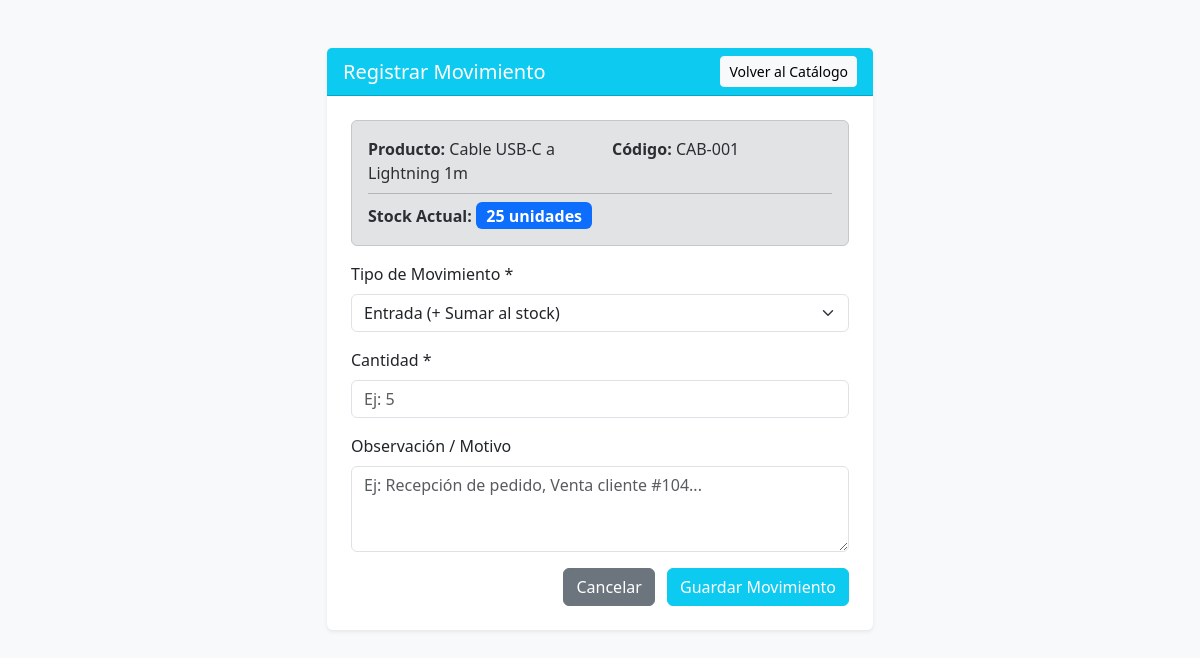
/movimiento.php?id=2 (signed in), run on the app's committed database.
### tables this page shows
CREATE TABLE `productos` (
  `id_producto` int(11) NOT NULL,
  `codigo` varchar(50) NOT NULL,
  `nombre` varchar(150) NOT NULL,
  `descripcion` text DEFAULT NULL,
  `descripción` text DEFAULT NULL,
  `precio` decimal(10,2) NOT NULL,
  `stock_actual` int(11) NOT NULL DEFAULT 0,
  `stock_minimo` int(11) NOT NULL DEFAULT 0,
  `estado` tinyint(1) NOT NULL DEFAULT 1,
  `id_categoria` int(11) NOT NULL
);

### movimiento.php (the view, shortened to what this page needs)
<?php
require_once 'conexion.php';
$id_producto = $_GET['id'] ?? null;
try {
    $stmt = $pdo->prepare("SELECT * FROM productos WHERE id_producto = :id AND estado = 1");
    $stmt->execute([':id' => $id_producto]);
    $producto = $stmt->fetch();
} catch (PDOException $e) {
    die("Error al consultar el producto: " . $e->getMessage());
}
?>
<!DOCTYPE html>
<html lang="es">
<head>
    <link href="https://cdn.jsdelivr.net/npm/bootstrap@5.3.0/dist/css/bootstrap.min.css" rel="stylesheet">
</head>
<body class="bg-light">
<div class="container py-5">
    <div class="row justify-content-center">
        <div class="col-md-6">
            <div class="card shadow-sm border-0">
                <div class="card-header bg-info text-white d-flex justify-content-between align-items-center">
                    <h5 class="mb-0">Registrar Movimiento</h5>
                    <a href="productos.php" class="btn btn-sm btn-light">Volver al Catálogo</a>
                </div>
                <div class="card-body p-4">
                    <div class="alert alert-secondary mb-3">
                        <div class="row">
                            <div class="col-6"><strong>Producto:</strong> <?= htmlspecialchars($producto['nombre']) ?></div>
                            <div class="col-6"><strong>Código:</strong> <?= htmlspecialchars($producto['codigo']) ?></div>
                        </div>
                        <hr class="my-2">
                        <div>
                            <strong>Stock Actual:</strong>
                            <span class="badge bg-primary fs-6"><?= $producto['stock_actual'] ?> unidades</span>
                        </div>
                    </div>
                    <form action="movimiento.php?id=<?= $id_producto ?>" method="POST">
                        <div class="mb-3">
                            <label for="tipo" class="form-label">Tipo de Movimiento *</label>
                            <select name="tipo" id="tipo" class="form-select" required>
                                <option value="entrada">Entrada (+ Sumar al stock)</option>
                            </select>
                        </div>
                        <div class="mb-3">
                            <label for="cantidad" class="form-label">Cantidad *</label>
                            <input type="number" name="cantidad" id="cantidad" class="form-control" min="1" placeholder="Ej: 5" required>
                        </div>
                        <div class="mb-3">
                            <label for="observacion" class="form-label">Observación / Motivo</label>
                            <textarea name="observacion" id="observacion" class="form-control" rows="3" placeholder="Ej: Recepción de pedido, Venta cliente #104..."></textarea>
                        </div>
                        <div class="text-end">
                            <a href="productos.php" class="btn btn-secondary me-2">Cancelar</a>
                            <button type="submit" class="btn btn-info text-white">Guardar Movimiento</button>
                        </div>
                    </form>
                </div>
            </div>
        </div>
    </div>
</div>
</body>
</html>

### data on the page
productos: nombre "Cable USB-C a Lightning 1m", codigo "CAB-001", stock_actual "25"
